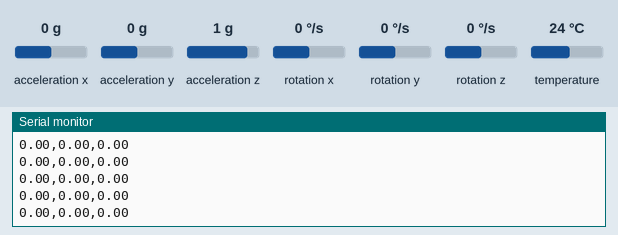
A sketch run on a simulated Arduino Uno, built with avr-gcc and run on an emulated ATmega328P. On the bench: the last lines printed to the serial monitor. The inputs (shaded band) are chosen by the test bench; at power-on: acceleration x 0 g, rotation z 0 °/s, acceleration y 0 g, acceleration z 1 g, rotation x 0 °/s, rotation y 0 °/s, temperature 24 °C.

Above: at 3.3 s.
3.4 s: acceleration x set to -1.4 g
At 3.9 s:
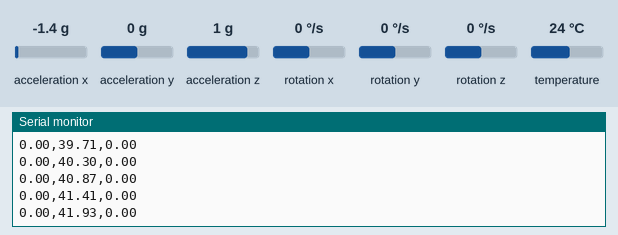
4.9 s: rotation z set to 100 °/s
At 5.5 s:
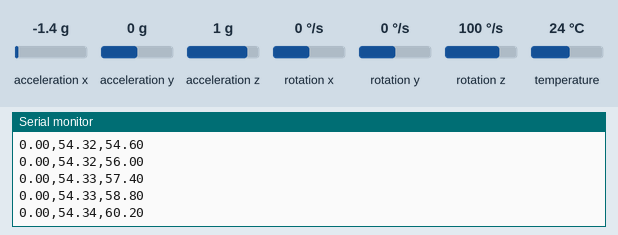
7.9 s: acceleration y set to -1.4 g
At 8.9 s:
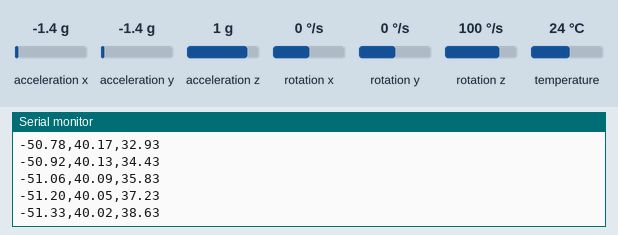
9.4 s: acceleration z set to -1.4 g
At 10.2 s:
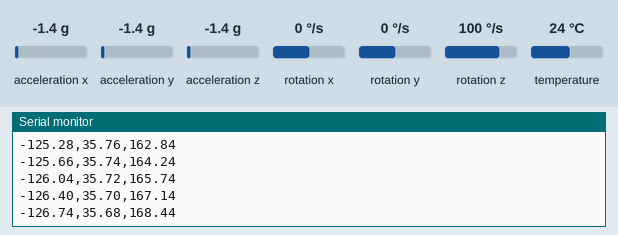
10.9 s: rotation x set to -192 °/s
At 11.5 s:
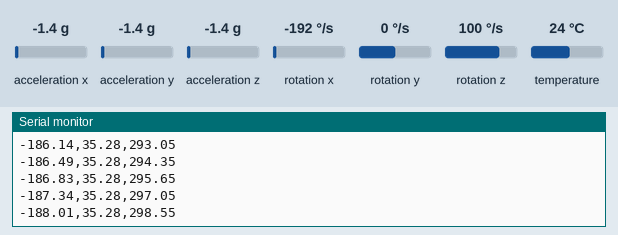
12.4 s: acceleration y set to 0.1 g
At 12.9 s:
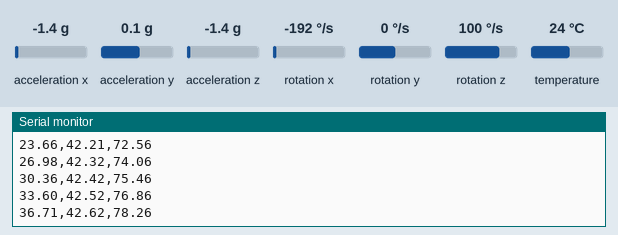
Timing chart, 0 to 15.4 s (numbered marks = the images above; inputs shaded):
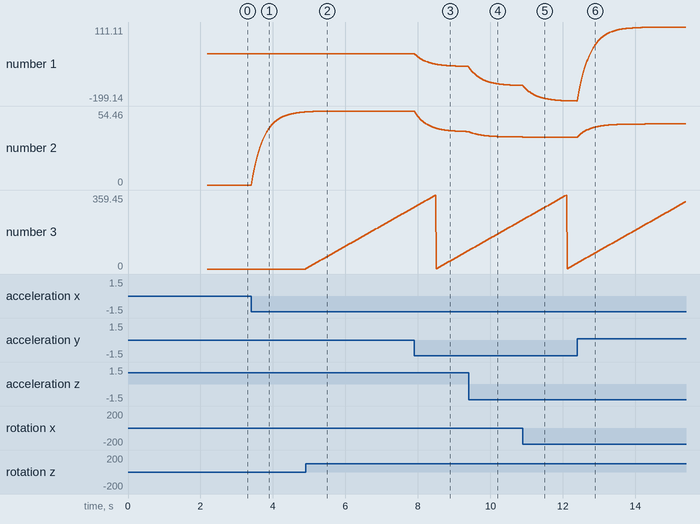

Measured:
- after the input at 3.4 s, the serial monitor: prints a new line at once (image 1)
- plotted number 2: 0 → 53.77 after the input at 3.4 s

The sketch:

final_code_with_fusion.ino
```cpp
#include <Adafruit_MPU6050.h>
#include <Adafruit_Sensor.h>
#include <Wire.h>

Adafruit_MPU6050 mpu;

float ax_bias, ay_bias, az_bias, gx_bias, gy_bias, gz_bias;
float roll = 0, pitch = 0, yaw = 0;
unsigned long lastTime;

void setup() {
  Serial.begin(115200);
  if (!mpu.begin()) { while (1); }

  // CALIBRATION
  float ax_s=0, ay_s=0, az_s=0, gx_s=0, gy_s=0, gz_s=0;
  for (int i = 0; i < 500; i++) {
    sensors_event_t a, g, temp;
    mpu.getEvent(&a, &g, &temp);
    ax_s += a.acceleration.x; ay_s += a.acceleration.y; az_s += a.acceleration.z;
    gx_s += g.gyro.x; gy_s += g.gyro.y; gz_s += g.gyro.z;
    delay(2);
  }
  ax_bias = ax_s/500; ay_bias = ay_s/500; az_bias = (az_s/500)-9.81;
  gx_bias = gx_s/500; gy_bias = gy_s/500; gz_bias = gz_s/500;

  lastTime = millis();
}

void loop() {
  sensors_event_t a, g, temp;
  mpu.getEvent(&a, &g, &temp);

  float dt = (millis() - lastTime) / 1000.0;
  lastTime = millis();

  // 1. Correct Gyro
  float gyroX = (g.gyro.x - gx_bias) * 57.3;
  float gyroY = (g.gyro.y - gy_bias) * 57.3;
  float gyroZ = (g.gyro.z - gz_bias) * 57.3;

  // 2. THE DRIFT FIX (Deadzone)
  // This stops the slow "ghost" turning when the sensor is still
  if (abs(gyroZ) < 1.5) gyroZ = 0;

  // 3. Accel Angles (Using your working convention)
  float accX = a.acceleration.x - ax_bias;
  float accY = a.acceleration.y - ay_bias;
  float accZ = a.acceleration.z - az_bias;

  float rollAcc = atan2(accY, accZ) * 57.3;
  float pitchAcc = atan2(-accX, sqrt(accY*accY + accZ*accZ)) * 57.3;

  // 4. Complementary Filter
  roll = 0.96 * (roll + gyroX * dt) + 0.04 * rollAcc;
  pitch = 0.96 * (pitch + gyroY * dt) + 0.04 * pitchAcc;

  // 5. Yaw Integration
  yaw = yaw + gyroZ * dt;

  // 6. Wrap Yaw
  if (yaw < 0) yaw += 360;
  if (yaw >= 360) yaw -= 360;

  // 7. Output to your Python Script
  Serial.print(roll); Serial.print(",");
  Serial.print(pitch); Serial.print(",");
  Serial.println(yaw);

  delay(10);
}
```
